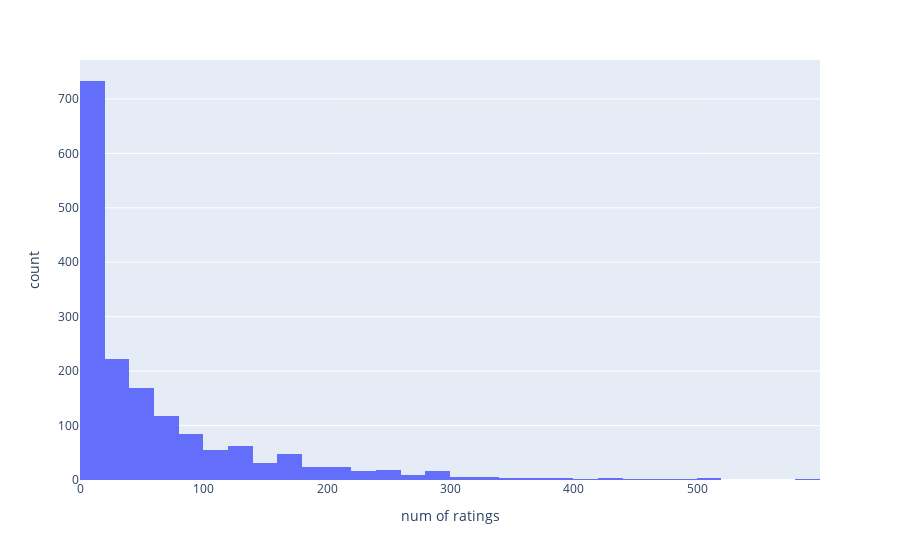

The notebook cell this image was saved under:
### Code cell
# num of ratings distribution
px.histogram(ratings, x = 'num of ratings', nbins = 50, labels = {
    'x': 'num of ratings', 
    'y': 'count'
})

### Figure 1 — Plotly figure (JSON) as saved in the notebook; plotly's stock layout.template omitted (floating-point values rounded to 4 significant figures; data arrays with more than 128 entries replaced by an {"elided": "..."} marker saying what was removed)
{"data": [{"alignmentgroup": "True", "bingroup": "x", "hovertemplate": "num of ratings=%{x}<br>count=%{y}<extra></extra>", "legendgroup": "", "marker": {"color": "#636efa"}, "name": "", "nbinsx": 50, "offsetgroup": "", "orientation": "v", "showlegend": false, "type": "histogram", "x": {"elided": "1664 int values"}, "xaxis": "x", "yaxis": "y"}], "layout": {"barmode": "relative", "legend": {"tracegroupgap": 0}, "margin": {"t": 60}, "xaxis": {"anchor": "y", "domain": [0, 1], "title": {"text": "num of ratings"}}, "yaxis": {"anchor": "x", "domain": [0, 1], "title": {"text": "count"}}}}
